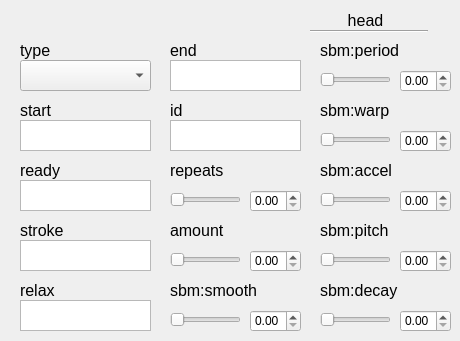
    <widget class="QWidget" name="headTab">
     <attribute name="title">
      <string>head</string>
     </attribute>
     <widget class="QLabel" name="idLabel_77">
      <property name="geometry">
       <rect>
        <x>320</x>
        <y>10</y>
        <width>91</width>
        <height>21</height>
       </rect>
      </property>
      <property name="font">
       <font>
        <pointsize>12</pointsize>
       </font>
      </property>
      <property name="text">
       <string>head</string>
      </property>
      <property name="alignment">
       <set>Qt::AlignCenter</set>
      </property>
     </widget>
     <widget class="Line" name="line_33">
      <property name="geometry">
       <rect>
        <x>310</x>
        <y>30</y>
        <width>118</width>
        <height>3</height>
       </rect>
      </property>
      <property name="orientation">
       <enum>Qt::Horizontal</enum>
      </property>
     </widget>
     <widget class="QComboBox" name="headType">
      <property name="geometry">
       <rect>
        <x>20</x>
        <y>60</y>
        <width>131</width>
        <height>31</height>
       </rect>
      </property>
      <property name="accessibleName">
       <string>type</string>
      </property>
     </widget>
     <widget class="QLabel" name="postureLabel_193">
      <property name="geometry">
       <rect>
        <x>20</x>
        <y>40</y>
        <width>121</width>
        <height>20</height>
       </rect>
      </property>
      <property name="font">
       <font>
        <pointsize>12</pointsize>
       </font>
      </property>
      <property name="text">
       <string>type</string>
      </property>
      <property name="alignment">
       <set>Qt::AlignLeading|Qt::AlignLeft|Qt::AlignVCenter</set>
      </property>
     </widget>
     <widget class="QPlainTextEdit" name="headId">
      <property name="geometry">
       <rect>
        <x>170</x>
        <y>120</y>
        <width>131</width>
        <height>31</height>
       </rect>
      </property>
      <property name="accessibleName">
       <string>id</string>
      </property>
     </widget>
     <widget class="QLabel" name="postureLabel_194">
      <property name="geometry">
       <rect>
        <x>20</x>
        <y>220</y>
        <width>61</width>
        <height>20</height>
       </rect>
      </property>
      <property name="font">
       <font>
        <pointsize>12</pointsize>
       </font>
      </property>
      <property name="text">
       <string>stroke</string>
      </property>
      <property name="alignment">
       <set>Qt::AlignLeading|Qt::AlignLeft|Qt::AlignVCenter</set>
      </property>
     </widget>
     <widget class="QLabel" name="postureLabel_195">
      <property name="geometry">
       <rect>
        <x>20</x>
        <y>160</y>
        <width>61</width>
        <height>20</height>
       </rect>
      </property>
      <property name="font">
       <font>
        <pointsize>12</pointsize>
       </font>
      </property>
      <property name="text">
       <string>ready</string>
      </property>
      <property name="alignment">
       <set>Qt::AlignLeading|Qt::AlignLeft|Qt::AlignVCenter</set>
      </property>
     </widget>
     <widget class="QPlainTextEdit" name="headEnd">
      <property name="geometry">
       <rect>
        <x>170</x>
        <y>60</y>
        <width>131</width>
        <height>31</height>
       </rect>
      </property>
      <property name="accessibleName">
       <string>end</string>
      </property>
     </widget>
     <widget class="QLabel" name="postureLabel_196">
      <property name="geometry">
       <rect>
        <x>20</x>
        <y>280</y>
        <width>61</width>
        <height>20</height>
       </rect>
      </property>
      <property name="font">
       <font>
        <pointsize>12</pointsize>
       </font>
      </property>
      <property name="text">
       <string>relax</string>
      </property>
      <property name="alignment">
       <set>Qt::AlignLeading|Qt::AlignLeft|Qt::AlignVCenter</set>
      </property>
     </widget>
     <widget class="QPlainTextEdit" name="headStroke">
      <property name="geometry">
       <rect>
        <x>20</x>
        <y>240</y>
        <width>131</width>
        <height>31</height>
       </rect>
      </property>
      <property name="accessibleName">
       <string>stroke</string>
      </property>
     </widget>
     <widget class="QLabel" name="postureLabel_197">
      <property name="geometry">
       <rect>
        <x>170</x>
        <y>100</y>
        <width>61</width>
        <height>20</height>
       </rect>
      </property>
      <property name="font">
       <font>
        <pointsize>12</pointsize>
       </font>
      </property>
      <property name="text">
       <string>id</string>
      </property>
      <property name="alignment">
       <set>Qt::AlignLeading|Qt::AlignLeft|Qt::AlignVCenter</set>
      </property>
     </widget>
     <widget class="QLabel" name="postureLabel_199">
      <property name="geometry">
       <rect>
        <x>170</x>
        <y>40</y>
        <width>61</width>
        <height>20</height>
       </rect>
      </property>
      <property name="font">
       <font>
        <pointsize>12</pointsize>
       </font>
      </property>
      <property name="text">
       <string>end</string>
      </property>
      <property name="alignment">
       <set>Qt::AlignLeading|Qt::AlignLeft|Qt::AlignVCenter</set>
      </property>
     </widget>
     <widget class="QPlainTextEdit" name="headReady">
      <property name="geometry">
       <rect>
        <x>20</x>
        <y>180</y>
        <width>131</width>
        <height>31</height>
       </rect>
      </property>
      <property name="accessibleName">
       <string>ready</string>
      </property>
     </widget>
     <widget class="QPlainTextEdit" name="headRelax">
      <property name="geometry">
       <rect>
        <x>20</x>
        <y>300</y>
        <width>131</width>
        <height>31</height>
       </rect>
      </property>
      <property name="accessibleName">
       <string>relax</string>
      </property>
     </widget>
     <widget class="QPlainTextEdit" name="headStart">
      <property name="geometry">
       <rect>
        <x>20</x>
        <y>120</y>
        <width>131</width>
        <height>31</height>
       </rect>
      </property>
      <property name="accessibleName">
       <string>start</string>
      </property>
     </widget>
     <widget class="QLabel" name="postureLabel_201">
      <property name="geometry">
       <rect>
        <x>20</x>
        <y>100</y>
        <width>61</width>
        <height>20</height>
       </rect>
      </property>
      <property name="font">
       <font>
        <pointsize>12</pointsize>
       </font>
      </property>
      <property name="text">
       <string>start</string>
      </property>
      <property name="alignment">
       <set>Qt::AlignLeading|Qt::AlignLeft|Qt::AlignVCenter</set>
      </property>
     </widget>
     <widget class="QDoubleSpinBox" name="headRepeatsBox">
      <property name="geometry">
       <rect>
        <x>250</x>
        <y>190</y>
        <width>51</width>
        <height>22</height>
       </rect>
      </property>
      <property name="accessibleName">
       <string>repeats</string>
      </property>
     </widget>
     <widget class="QLabel" name="postureLabel_198">
      <property name="geometry">
       <rect>
        <x>170</x>
        <y>160</y>
        <width>121</width>
        <height>20</height>
       </rect>
      </property>
      <property name="font">
       <font>
        <pointsize>12</pointsize>
       </font>
      </property>
      <property name="text">
       <string>repeats</string>
      </property>
      <property name="alignment">
       <set>Qt::AlignLeading|Qt::AlignLeft|Qt::AlignVCenter</set>
      </property>
     </widget>
     <widget class="QSlider" name="headRepeatsSlider">
      <property name="geometry">
       <rect>
        <x>170</x>
        <y>190</y>
        <width>71</width>
        <height>19</height>
       </rect>
      </property>
      <property name="accessibleName">
       <string>repeats</string>
      </property>
      <property name="orientation">
       <enum>Qt::Horizontal</enum>
      </property>
     </widget>
     <widget class="QDoubleSpinBox" name="headAmountBox">
      <property name="geometry">
       <rect>
        <x>250</x>
        <y>250</y>
        <width>51</width>
        <height>22</height>
       </rect>
      </property>
      <property name="accessibleName">
       <string>amount</string>
      </property>
     </widget>
     <widget class="QLabel" name="postureLabel_200">
      <property name="geometry">
       <rect>
        <x>170</x>
        <y>220</y>
        <width>121</width>
        <height>20</height>
       </rect>
      </property>
      <property name="font">
       <font>
        <pointsize>12</pointsize>
       </font>
      </property>
      <property name="text">
       <string>amount</string>
      </property>
      <property name="alignment">
       <set>Qt::AlignLeading|Qt::AlignLeft|Qt::AlignVCenter</set>
      </property>
     </widget>
     <widget class="QSlider" name="headAmountSlider">
      <property name="geometry">
       <rect>
        <x>170</x>
        <y>250</y>
        <width>71</width>
        <height>19</height>
       </rect>
      </property>
      <property name="accessibleName">
       <string>amount</string>
      </property>
      <property name="orientation">
       <enum>Qt::Horizontal</enum>
      </property>
     </widget>
     <widget class="QDoubleSpinBox" name="headSbmSmoothBox">
      <property name="geometry">
       <rect>
        <x>250</x>
        <y>310</y>
        <width>51</width>
        <height>22</height>
       </rect>
      </property>
      <property name="accessibleName">
       <string>sbm:smooth</string>
      </property>
     </widget>
     <widget class="QLabel" name="postureLabel_202">
      <property name="geometry">
       <rect>
        <x>170</x>
        <y>280</y>
        <width>121</width>
        <height>20</height>
       </rect>
      </property>
      <property name="font">
       <font>
        <pointsize>12</pointsize>
       </font>
      </property>
      <property name="text">
       <string>sbm:smooth</string>
      </property>
      <property name="alignment">
       <set>Qt::AlignLeading|Qt::AlignLeft|Qt::AlignVCenter</set>
      </property>
     </widget>
     <widget class="QSlider" name="headSbmSmoothSlider">
      <property name="geometry">
       <rect>
        <x>170</x>
        <y>310</y>
        <width>71</width>
        <height>19</height>
       </rect>
      </property>
      <property name="accessibleName">
       <string>sbm:smooth</string>
      </property>
      <property name="orientation">
       <enum>Qt::Horizontal</enum>
      </property>
     </widget>
     <widget class="QLabel" name="postureLabel_203">
      <property name="geometry">
       <rect>
        <x>320</x>
        <y>100</y>
        <width>121</width>
        <height>20</height>
       </rect>
      </property>
      <property name="font">
       <font>
        <pointsize>12</pointsize>
       </font>
      </property>
      <property name="text">
       <string>sbm:warp</string>
      </property>
      <property name="alignment">
       <set>Qt::AlignLeading|Qt::AlignLeft|Qt::AlignVCenter</set>
      </property>
     </widget>
     <widget class="QDoubleSpinBox" name="headSbmWarpBox">
      <property name="geometry">
       <rect>
        <x>400</x>
        <y>130</y>
        <width>51</width>
        <height>22</height>
       </rect>
      </property>
      <property name="accessibleName">
       <string>sbm:warp</string>
      </property>
     </widget>
     <widget class="QDoubleSpinBox" name="headSbmPeriodBox">
      <property name="geometry">
       <rect>
        <x>400</x>
        <y>70</y>
        <width>51</width>
        <height>22</height>
       </rect>
      </property>
      <property name="accessibleName">
       <string>sbm:period</string>
      </property>
     </widget>
     <widget class="QLabel" name="postureLabel_204">
      <property name="geometry">
       <rect>
        <x>320</x>
        <y>40</y>
        <width>121</width>
        <height>20</height>
       </rect>
      </property>
      <property name="font">
       <font>
        <pointsize>12</pointsize>
       </font>
      </property>
      <property name="text">
       <string>sbm:period</string>
      </property>
      <property name="alignment">
       <set>Qt::AlignLeading|Qt::AlignLeft|Qt::AlignVCenter</set>
      </property>
     </widget>
     <widget class="QSlider" name="headSbmWarpSlider">
      <property name="geometry">
       <rect>
        <x>320</x>
        <y>130</y>
        <width>71</width>
        <height>19</height>
       </rect>
      </property>
      <property name="accessibleName">
       <string>sbm:warp</string>
      </property>
      <property name="orientation">
       <enum>Qt::Horizontal</enum>
      </property>
     </widget>
     <widget class="QSlider" name="headSbmPeriodSlider">
      <property name="geometry">
       <rect>
        <x>320</x>
        <y>70</y>
        <width>71</width>
        <height>19</height>
       </rect>
      </property>
      <property name="accessibleName">
       <string>sbm:period</string>
      </property>
      <property name="orientation">
       <enum>Qt::Horizontal</enum>
      </property>
     </widget>
     <widget class="QLabel" name="postureLabel_205">
      <property name="geometry">
       <rect>
        <x>320</x>
        <y>160</y>
        <width>121</width>
        <height>20</height>
       </rect>
      </property>
      <property name="font">
       <font>
        <pointsize>12</pointsize>
       </font>
      </property>
      <property name="text">
       <string>sbm:accel</string>
      </property>
      <property name="alignment">
       <set>Qt::AlignLeading|Qt::AlignLeft|Qt::AlignVCenter</set>
      </property>
     </widget>
     <widget class="QDoubleSpinBox" name="headSbmAccelBox">
      <property name="geometry">
       <rect>
        <x>400</x>
        <y>190</y>
        <width>51</width>
        <height>22</height>
       </rect>
      </property>
      <property name="accessibleName">
       <string>sbm:accel</string>
      </property>
     </widget>
     <widget class="QSlider" name="headSbmAccelSlider">
      <property name="geometry">
       <rect>
        <x>320</x>
        <y>190</y>
        <width>71</width>
        <height>19</height>
       </rect>
      </property>
      <property name="accessibleName">
       <string>sbm:accel</string>
      </property>
      <property name="orientation">
       <enum>Qt::Horizontal</enum>
      </property>
     </widget>
     <widget class="QLabel" name="postureLabel_206">
      <property name="geometry">
       <rect>
        <x>320</x>
        <y>220</y>
        <width>121</width>
        <height>20</height>
       </rect>
      </property>
      <property name="font">
       <font>
        <pointsize>12</pointsize>
       </font>
      </property>
      <property name="text">
       <string>sbm:pitch</string>
      </property>
      <property name="alignment">
       <set>Qt::AlignLeading|Qt::AlignLeft|Qt::AlignVCenter</set>
      </property>
     </widget>
     <widget class="QLabel" name="postureLabel_207">
      <property name="geometry">
       <rect>
        <x>320</x>
        <y>280</y>
        <width>121</width>
        <height>20</height>
       </rect>
      </property>
      <property name="font">
       <font>
        <pointsize>12</pointsize>
       </font>
      </property>
      <property name="text">
       <string>sbm:decay</string>
      </property>
      <property name="alignment">
       <set>Qt::AlignLeading|Qt::AlignLeft|Qt::AlignVCenter</set>
      </property>
     </widget>
     <widget class="QDoubleSpinBox" name="headSbmPitchBox">
      <property name="geometry">
       <rect>
        <x>400</x>
        <y>250</y>
        <width>51</width>
        <height>22</height>
       </rect>
      </property>
      <property name="accessibleName">
       <string>sbm:pitch</string>
      </property>
     </widget>
     <widget class="QSlider" name="headSbmPitchSlider">
      <property name="geometry">
       <rect>
        <x>320</x>
        <y>250</y>
        <width>71</width>
        <height>19</height>
       </rect>
      </property>
      <property name="accessibleName">
       <string>sbm:pitch</string>
      </property>
      <property name="orientation">
       <enum>Qt::Horizontal</enum>
      </property>
     </widget>
     <widget class="QSlider" name="headSbmDecaySlider">
      <property name="geometry">
       <rect>
        <x>320</x>
        <y>310</y>
        <width>71</width>
        <height>19</height>
       </rect>
      </property>
      <property name="accessibleName">
       <string>sbm:decay</string>
      </property>
      <property name="orientation">
       <enum>Qt::Horizontal</enum>
      </property>
     </widget>
     <widget class="QDoubleSpinBox" name="headSbmDecayBox">
      <property name="geometry">
       <rect>
        <x>400</x>
        <y>310</y>
        <width>51</width>
        <height>22</height>
       </rect>
      </property>
      <property name="accessibleName">
       <string>sbm:decay</string>
      </property>
     </widget>
    </widget>
